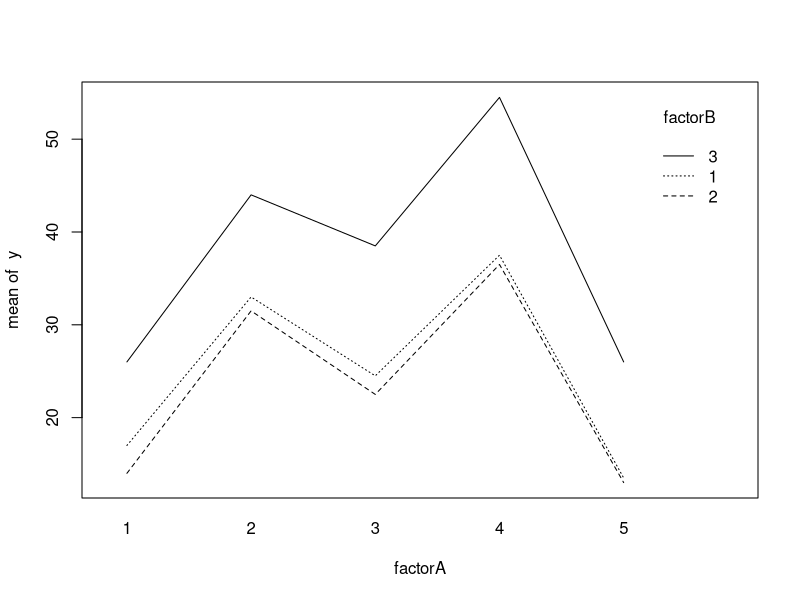
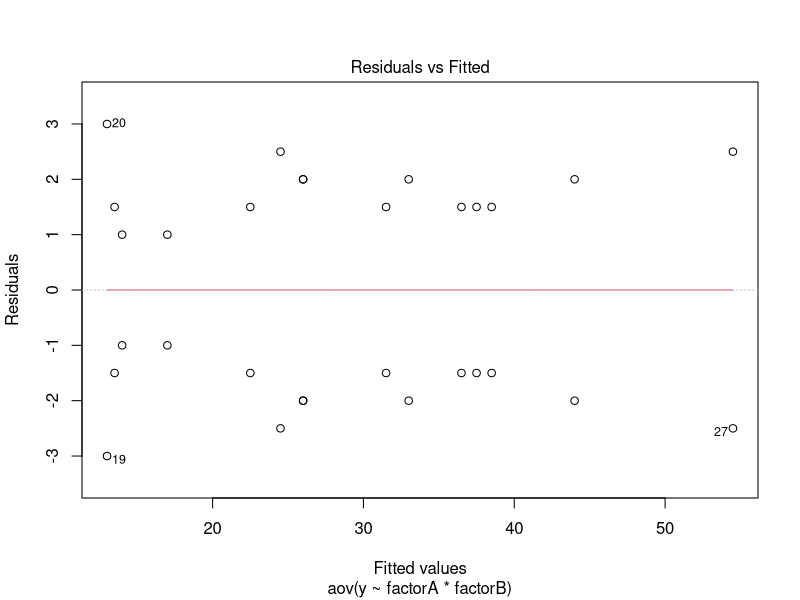
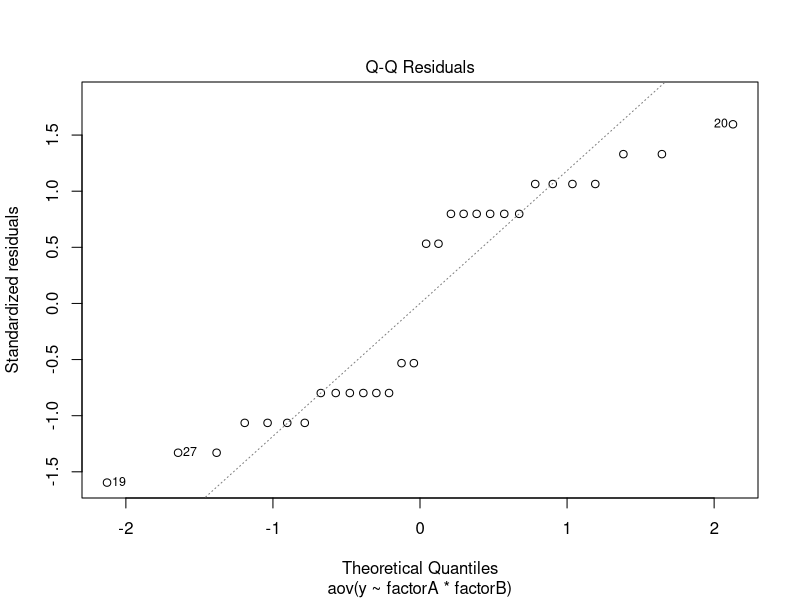

Source code (R) for these figures, in order: (Note: this script raises an error after producing the figures.)
line_1=c(18,16,31,35,22,27,39,       36,	15,       12)
line_2=c(13,      15,	33,       30,	24,       21,	35,       38,	10,       16)
line_3=c(24,      28,	42,       46,	40,       37,	52,       57,	28,       24)
y=c(line_1,line_2,line_3)
factorA=c(rep(c("1","1","2","2","3","3","4","4","5","5"),3))
factorB=c(rep("1",10),rep("2",10),rep("3",10))
yaov<-aov(y~factorA*factorB)
summary(yaov)


interaction.plot(factorA,factorB,y)

out_a=TukeyHSD(yaov,"factorA",conf.level=0.95)
out_a
out_b=TukeyHSD(yaov,"factorB",conf.level=0.95)
out_b


plot(yaov, which = 1) #produces residual versus fitted value plot
plot(yaov, which = 2) #produces normal probability of residuals

shapiro.test(residuals(yaov))#normality test

library(car)
leveneTest(y~factorA*factorB,data = dataset)




